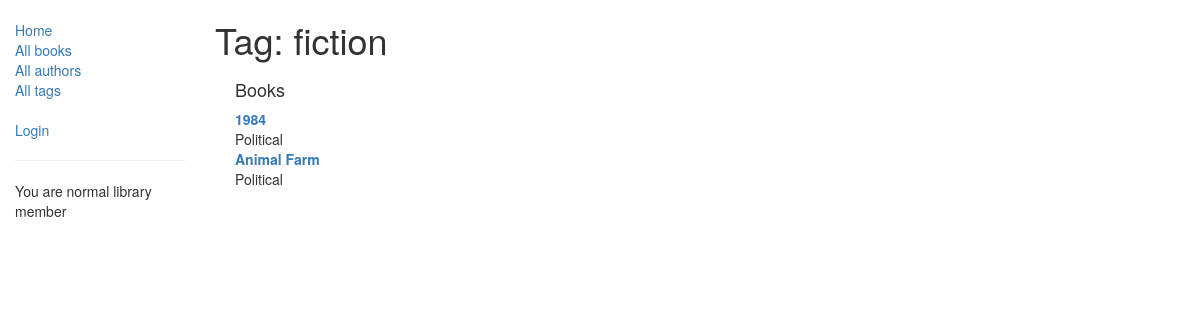
Page /libraryapp/tag/15 on the earlier database version.
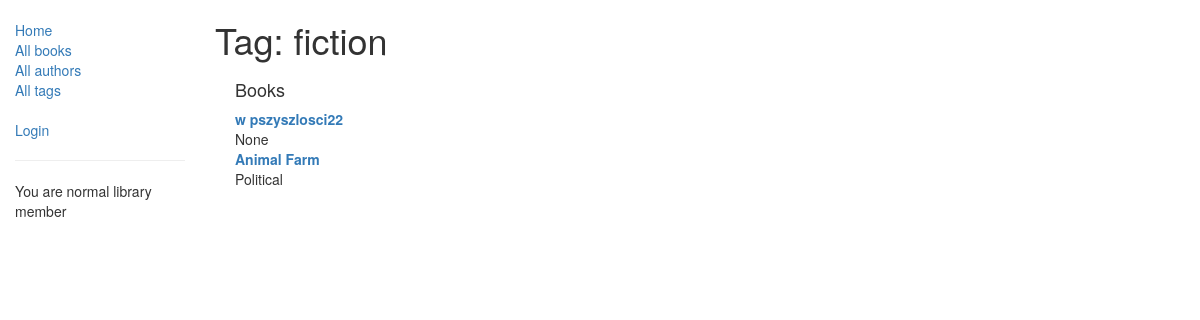
Same page on the later database version.
### libraryapp/models.py (models this page shows, shortened)
class Book(models.Model):
    title = models.CharField(max_length=200)
    author = models.ForeignKey('Author', on_delete=models.SET_NULL, null=True)
    summary = models.TextField(max_length=1000, help_text='Enter a brief description of the book', blank=True)
    tag = models.ManyToManyField(Tag, help_text='Select a tags for this book', blank=True)
    genre = models.ForeignKey('Genre', on_delete=models.SET_NULL, null=True, blank=True)
    language = models.ForeignKey('Language', on_delete=models.SET_NULL, null=True, blank=True)
    formats = (
    	('p', 'Paperback'),
    	('e', 'Ebook'),
    	('a', 'Audiobook'),
    	)
    book_format = models.CharField(max_length=1, choices=formats, blank=True, default='p', help_text='Book format')
    read_date = models.DateField(help_text='Enter a read date in the past', null=True, blank=True)
    class Meta:
        ordering = ['-id']
    def __str__(self):
        return self.title

class Genre(models.Model):
    name = models.CharField(max_length=200, help_text="Enter a one book genre (e.g. Finances, Sport, Health etc.)")
    class Meta:
        ordering = ['-id']
    def __str__(self):
        return self.name

### libraryapp/views.py (the view)
# urls.py: path('tag/<int:pk>', views.TagDetailView.as_view(), name='tag-detail'),
class TagDetailView(generic.DetailView):
    model = Tag

### libraryapp/models.py (called while the page is built)
    def __str__(self):
        return self.name

### libraryapp/templates/libraryapp/tag_detail.html (shortened to what this page needs)
{% extends "base_generic.html" %}
{% block content %}
	<h1>Tag: {{ tag }} </h1>
	<div style="margin-left:20px;margin-top:20px">
	<h4>Books</h4>
	<dl>
	{% for book in tag.book_set.all %}
	  <dt><a href="{% url 'tag-detail' book.pk %}">{{book}}</a>
	  <dd>{{book.genre}}</dd>
	{% endfor %}
	</dl>
	</div>
{% endblock %}

Differences in the rows shown:
removed Book: title "1984", genre "Political"
added Book: title "w pszyszlosci22", genre "None"
